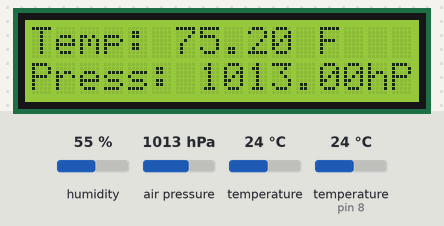
Bench run of a sketch on a simulated Arduino Uno, built with avr-gcc and run on an emulated ATmega328P. On the bench: 16×2 character LCD. The test bench sets the inputs (shaded band); at power-on: humidity 55 %, air pressure 1013 hPa, temperature 24 °C, temperature (sensor on pin 8) 24 °C. What the sketch prints to the serial monitor is not drawn.

Above: at 2.7 s.
2.8 s: humidity set to 22 %
At 7.8 s:
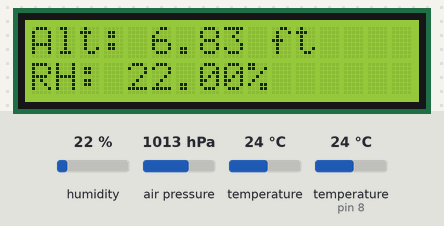
14.0 s: air pressure set to 952 hPa
At 19.9 s:
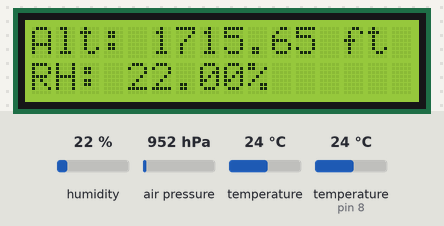
25.0 s: temperature (sensor 0) set to 12 °C
At 35.8 s:
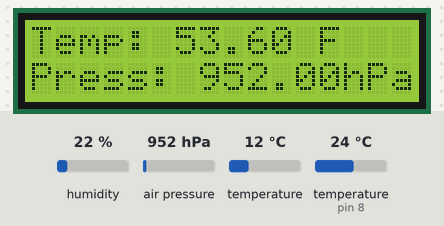
37.0 s: humidity set to 40 %
At 42.0 s:
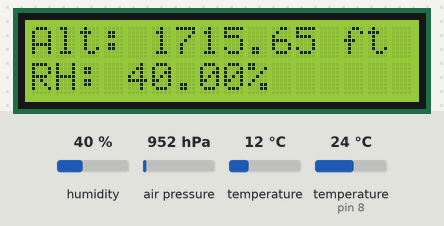
47.0 s: air pressure set to 975 hPa
At 53.0 s:
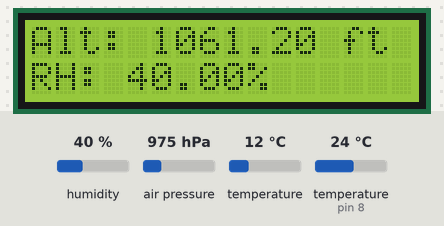
Timing chart, 0 to 54.5 s (numbered marks = the images above; inputs shaded):
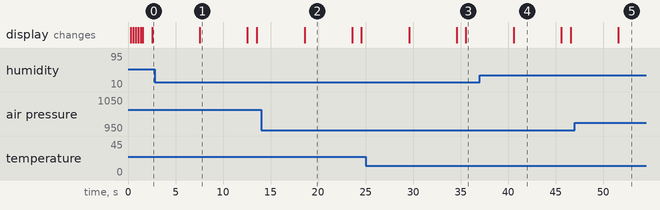

The sketch:

BME280_1602LCD_test_2.ino
```cpp
/*
   Read temp, pressure, altitude and humidity from BME280 sensor
   and display the results on a 1602 LCD module using I2C as well
   as the serial monitor where I will later implement capturing data
   from and storing elsewhere
*/
#include <Wire.h>
#include <OneWire.h>
#include <DallasTemperature.h>
#include <SPI.h>
//#include <Adafruit_Sensor.h>
#include <Adafruit_BME280.h>
#include <LiquidCrystal_I2C.h>


// flagstaff atmospheric pressure in hectopascals
#define SEALEVELPRESSURE_HPA (1013.25)
// define digital pin from arduino to read from
#define ONE_WIRE_BUS 8
// OneWire instance communicating with the defined variable
OneWire oneWire(ONE_WIRE_BUS);
// passing OneWire ref to DallasTemp library
DallasTemperature sensors(&oneWire);
// I2C protocol for BME280
Adafruit_BME280 bme;
LiquidCrystal_I2C lcd(0x27, 16, 02);
// LiquidCrystal_I2C lcd(0x27, 20, 04);

// defining temperature vals for DS18B20 temperature sensor
float celsius = 0;
float fahrenheit = 0;
// define delay time (unecessary declaration)
unsigned long delayTime;

void setup() {
  Serial.begin(9600);
  bool status;

  // default settings
  if (!bme.begin(0x77)) {
    Serial.println("Could not find a valid BME280 sensor, check wiring or default address!");
    while (1);
  }
  // set delay time
  delayTime = 5000;
  // initialize LCD screen
  lcd.init();
  // flash backlight 3 times on start
  for (int i = 0; i < 3; i++) {
    lcd.backlight();
    delay(250);
    lcd.noBacklight();
    delay(250);
  }
  lcd.backlight();
}
// print values with delay in between them
void loop() {
  // print to serial monitor for export
  printToSerial();
  // print temp and press to LCD first, delaydetect d1 mini pro , then clear screen
  printTemperature();
  printPressure();
  delay(delayTime);
  lcd.clear();
  // print alt and hum second, delay, clear screen
  printAltitude();
  printHumidity();
  delay(delayTime);
  lcd.clear();
}
// print temperature
void printTemperature() {
  lcd.setCursor(0, 0);
  lcd.print("Temp: ");
  lcd.print((bme.readTemperature() * 9 / 5) + 32);
  lcd.print(" F");
}

// print pressure
void printPressure() {
  lcd.setCursor(0, 1);
  lcd.print("Press: ");
  lcd.print(bme.readPressure() / 100.0F);
  lcd.print("hPa");
}

// print altitude
void printAltitude() {
  lcd.setCursor(0, 0);
  lcd.print("Alt: ");
  lcd.print(bme.readAltitude(SEALEVELPRESSURE_HPA) * 3.281);
  lcd.print(" ft");
}

// print relative humidity
void printHumidity() {
  lcd.setCursor(0, 1);
  lcd.print("RH: ");
  lcd.print(bme.readHumidity());
  lcd.print("%");
}

void printToSerial() {
  // initialize variables from DS18B20 sensor
  sensors.requestTemperatures();
  celsius = sensors.getTempCByIndex(0);
  fahrenheit = sensors.toFahrenheit(celsius);

  // from DS18B20 sensor display the following
  Serial.println("From DS18B20 sensor: ");
  Serial.print("Temperature = ");
  Serial.print(fahrenheit);
  //Serial.print(fahrenheit - 1);
  Serial.print("*F(");
  Serial.print(celsius);
  Serial.println("*C)");
  Serial.println();

  // from BME280 sensor display the following:
  // display temperature in celsius and degrees F
  Serial.println("From BME280 sensor: ");
  Serial.print("Temperature = ");
  Serial.print((bme.readTemperature() * 9/5) + 32);
  Serial.print("*F(");
  Serial.print(bme.readTemperature());
  Serial.println("*C)");

  // display pressure in Hectopascals
  Serial.print("Pressure = ");
  Serial.print(bme.readPressure() / 100.0F);
  Serial.println("hPa");

  // display altitude in ft calculated from sealevel pressure
  Serial.print("Approximate Altitude = ");
  Serial.print(bme.readAltitude(SEALEVELPRESSURE_HPA) * 3.281);
  Serial.println("ft");

  // humidity in %
  Serial.print("Humidity = ");
  Serial.print(bme.readHumidity());
  Serial.println("%");

  // 10 second interval
  Serial.println();
  Serial.print("Temperature difference of: ");
  Serial.print(fahrenheit - ((bme.readTemperature() * 9/5) + 32));
  Serial.print("*F (");
  Serial.print(celsius - bme.readTemperature());
  Serial.println("*C)");

  Serial.println();

}
```

Measured:
- what the display in image 1 shows lasts 5.0 s, from 7.6 s to 12.6 s
